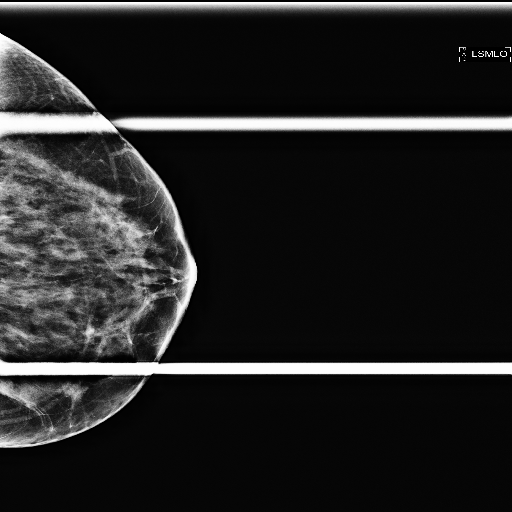
#> input picture Thu_nghiem_img/1511_764545189.png, 512 x 512 px, found by its file name
$ jupyter execute experian.ipynb   (older library calls are emulated)
#> lines starting #> are read from the running program, lines starting #| are printed output that depends on the picture; after the words box and inside, x2 and y2 are one past the last pixel; in counts of white or black regions, pixels touching at a corner belong together
### crop_image_for_you.py
import cv2
import pydicom
import numpy as np
from pydicom.pixel_data_handlers import apply_windowing
import imageio
import multiprocessing as mp
import glob
import os

from scipy import stats as sst
from scipy import stats as sst
def cat_tia_row(img, res):
    ## find sum pixel min col
    img_ori = res
#     img = img/255
    nb_row  = img.shape[0]
    ls = []
    for i in range(nb_row):
        x = np.sum(img[i, :])
        ls.append(x)
    ## xet left right
    vl = 5
    y1 = nb_row
    y2 = 0
    for i in range(int(nb_row/2), nb_row):
        if ls[i] <= vl:
            y1 = i
            break
    for i in reversed(range(int(nb_row/2))):
        if ls[i] <= vl:
            y2 = i
            break
    return img_ori[y2: y1, :]
def cat_tia_col(img, res):
    ## find sum pixel min col
    img_ori = res
#     img = img/255
    vl = np.sum(img[:, 0])
    nb_col  = img.shape[1]
    ls = []
    for i in range(nb_col):
        x = np.sum(img[:, i])
        vl = min(vl, x)
        ls.append(x)
#     print(ls)
    if vl > img.shape[0]/3:
#         print("No crop col")
        return img_ori
    ## xet left right

    ## vì sẽ có các giá trị tương tự nhau nên ta sẽ cộn một lượng phụ trợ vào vl
    vl += 10
    if (np.sum(img[:, 0: int(nb_col/2) ]) > np.sum(img[:, int(nb_col/2)+1 :  ])):
        L = 0
        for i in range(int(nb_col/4), nb_col):
            if ls[i] <= vl:
#                 print(f'Col = {i}, vl = {ls[i]}')
                img_ori = img_ori[:, : i]
                return img_ori
    else :
        L = 1
        lens =  list(range(nb_col))[int(nb_col/4): ]
        for i in reversed(lens):
            if ls[i] <= vl:
#                 print(f'Col = {i}, vl = {ls[i]}')
                img_ori = img_ori[:, i: ]
                return img_ori

    return img_ori
## show hist
def process_crop(img):
    # if len(img.shape) == 3: gray = cv2.cvtColor(img, cv2.COLOR_BGR2GRAY)
    # else: gray = img
    # gray =  cv2.GaussianBlur(gray, (7, 7), 0)
    # # img = cv2.threshold(img, 0, 255, cv2.THRESH_BINARY + cv2.THRESH_OTSU)[1]
    # image_gray = cv2.threshold(gray, 30, 255, cv2.THRESH_BINARY)[1]

    ####
#     print(img.shape)
    if len(img.shape)==3:
        gray = cv2.cvtColor(img, cv2.COLOR_BGR2GRAY)
    else : gray = img

    gray = cv2.GaussianBlur(gray, (7, 7), 0)
    level = sst.trim_mean(gray.flatten(), 0.1)
    image_gray = cv2.threshold(gray, level, 255, cv2.THRESH_BINARY)[1]

    imgcp = image_gray/255
    h, w = image_gray.shape
    if((h*w)-10 <= np.sum(imgcp)):

        image_gray = cv2.threshold(gray, 0, 255, cv2.THRESH_BINARY + cv2.THRESH_OTSU)[1]

    if((h*w)/2 >= np.sum(imgcp)):
        img = cat_tia_col(imgcp, img)
#         print(img)
        img = cat_tia_row(imgcp, img)
    img = cv2.resize(img, (512, 1024))
    try:
        img = cv2.cvtColor(img, cv2.COLOR_GRAY2RGB)
    except:
        img = img
    return img
f = open("demofile3.txt", "w")

class Process_Data():
    def __init__(self, df_main, head = 'train_images' ):
        self.df_main = df_main
        self.path = None
        self.head = head
        self.id = None

    # [21 lines left out: function set_path, not called in this run]

    def find_id_max(self, numLabels, labels, stats, centroids, thresh):
        idmax = 0
        total = np.sum(thresh)
        sum_pixel = total/4

        density_ar = total/(thresh.shape[0]*thresh.shape[1]);
        for i in range(0, numLabels):
            x = stats[i, cv2.CC_STAT_LEFT]
            y = stats[i, cv2.CC_STAT_TOP]
            w = stats[i, cv2.CC_STAT_WIDTH]
            h = stats[i, cv2.CC_STAT_HEIGHT]

            sums = np.sum(thresh[y:y+h, x : x+ w])
            density_e = sums/ ((y+h)* (x+w))
            if sum_pixel <= sums and density_e >= density_ar :
                idmax = i
                density_ar  = density_e
        return idmax

    def ConnectedComponents(self, image, size = (1024, 1024, 3) ):
        expen = 5
        if len(image.shape)==3: gray = cv2.cvtColor(image, cv2.COLOR_BGR2GRAY)
        else : gray = image
        gray = cv2.GaussianBlur(gray, (7, 7), 0)
        level = sst.trim_mean(gray.flatten(), 0.1)
        thresh = cv2.threshold(gray, level, 255, cv2.THRESH_BINARY)[1]

        numLabels, labels, stats, centroids = cv2.connectedComponentsWithStats(
                        thresh,
                        4,
                        cv2.CV_32S
        )
        idmax = self.find_id_max(numLabels, labels, stats, centroids, thresh)
        x = stats[idmax, cv2.CC_STAT_LEFT]
        y = stats[idmax, cv2.CC_STAT_TOP]
        w = stats[idmax, cv2.CC_STAT_WIDTH]
        h = stats[idmax, cv2.CC_STAT_HEIGHT]

        w_max =  image.shape[1]
        h_max =  image.shape[0] - 1

        thresh = thresh/255
        if (np.sum(thresh[:, 0: int(w_max/2) ]) < np.sum(thresh[:, int(w_max/2)+1 :  ])):

            new_image = image[y: y+h , max(0,x-expen) : ]
        else :
            new_image = image[y: y+h , : min(w_max, x + w+ expen)]
        new_image = cv2.resize(new_image, (512, 1024))
        return new_image

    # [62 lines left out: functions procees_dcm, get_info, save_image, resize_img, crop_image, crop_image_for_you and 2 more, not called in this run]
        # self.crop_image()
    def my_method(self, ls):
        with mp.Pool(12) as p:
            p.map(self.process1, ls)


### experian.ipynb
[cell 1]
# !pip install -qU python-gdcm pydicom pylibjpeg
# !pip install -U pylibjpeg-libjpeg -v
# !pip install pylibjpeg pylibjpeg-libjpeg pylibjpeg-openjpeg
# !pip install pydicom

# import include nesscessaryz
import cv2
from PIL import Image, ImageOps
import argparse
import os
import glob
import matplotlib.pyplot as plt
import multiprocessing as mp
from joblib import Parallel, delayed
import pydicom
import time
import numpy as np
import torch
import random
import pandas as pd
from pydicom.pixel_data_handlers import apply_windowing
import imageio
import time
import shutil

[cell 2]
img_origin1 = cv2.imread(r"D:\OneDrive - Industrial University of HoChiMinh City\WORKBASE\Project-rsna-breast-cancer-detection\Notebook_code\Thu_nghiem_img\1511_764545189.png")
#> img_origin1 is the input picture: shape (512, 512, 3); min 0, max 255, mean 36.7
img_origin2 = cv2.imread(r"D:\OneDrive - Industrial University of HoChiMinh City\WORKBASE\Project-rsna-breast-cancer-detection\Notebook_code\Thu_nghiem_img\294_1091299886.png")
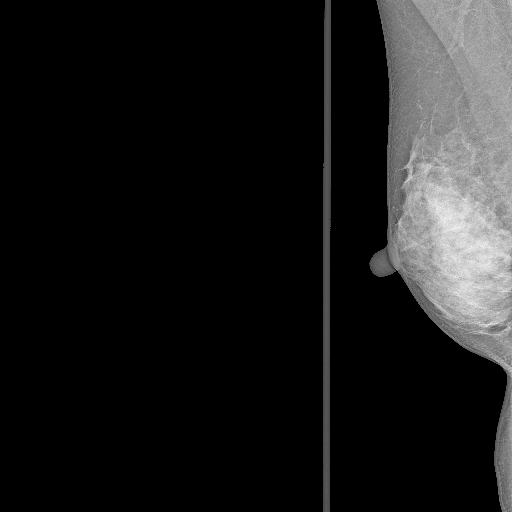
#> input picture Thu_nghiem_img/294_1091299886.png, 512 x 512 px, found by its file name
#> img_origin2 is the input picture: shape (512, 512, 3); min 0, max 244, mean 26.6
img_origin3 = cv2.imread(r"D:\OneDrive - Industrial University of HoChiMinh City\WORKBASE\Project-rsna-breast-cancer-detection\Notebook_code\Thu_nghiem_img\s1.png")
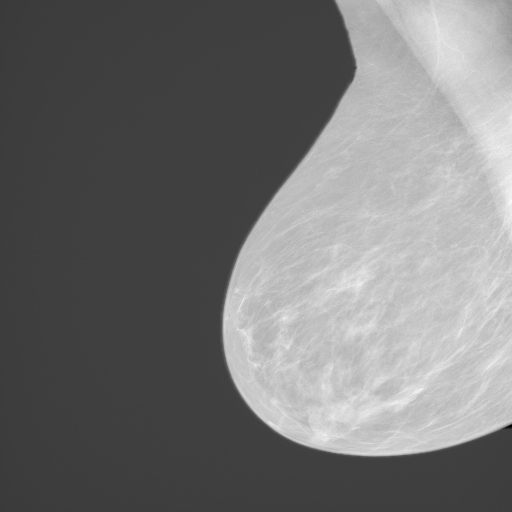
#> input picture Thu_nghiem_img/s1.png, 512 x 512 px, found by its file name
#> img_origin3 is the input picture: shape (512, 512, 3); min 0, max 253, mean 116

###

# Phân tích các cách chọn ngưỡng

##  Ngưỡng theo adapted

[cell 3]
#  Ngưỡng theo adapted
def adap(img):
    gray = cv2.cvtColor(img, cv2.COLOR_BGR2GRAY)
    blurred = cv2.GaussianBlur(gray, (7, 7), 0)

    adap_thresh = cv2.adaptiveThreshold(
    blurred, 255, cv2.ADAPTIVE_THRESH_GAUSSIAN_C, cv2.THRESH_BINARY, 11, 3)
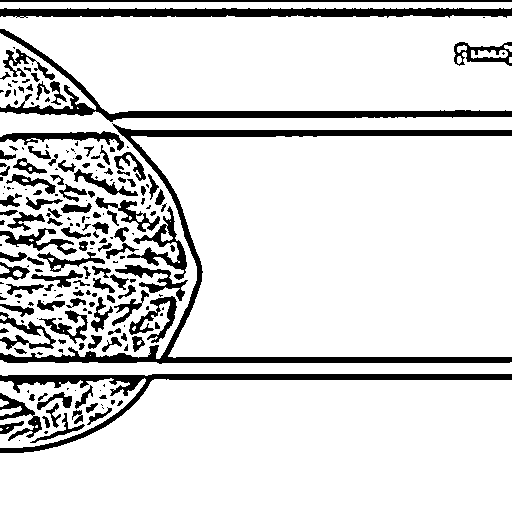
#> adap_thresh: shape (512, 512); 85.3% white; 208 black regions (90 under 20 px), largest, box (x1, y1, x2, y2) and area: (0, 123, 512, 364) 7174, (0, 374, 512, 453) 4331, (0, 29, 512, 122) 4249
    return adap_thresh

fig, axis = plt.subplots(1, 3, figsize=(10, 5))
axis.flatten()

axis[0].imshow(adap(img_origin1).astype(np.float32))
axis[1].imshow(adap(img_origin2).astype(np.float32))
#> in adap (call 2), `adap_thresh = cv2.adaptiveThreshold( blurred, 255, cv2.ADAPTIVE_THRESH..`: adap_thresh: shape (512, 512); 95.5% white; 321 black regions (250 under 20 px), largest, box (x1, y1, x2, y2) and area: (365, 0, 508, 512) 2794, (319, 0, 325, 512) 2054, (330, 0, 335, 512) 2052
axis[2].imshow(adap(img_origin3).astype(np.float32))
#> in adap (call 3), `adap_thresh = cv2.adaptiveThreshold( blurred, 255, cv2.ADAPTIVE_THRESH..`: adap_thresh: shape (512, 512); 97.9% white; 289 black regions (275 under 20 px), largest, box (x1, y1, x2, y2) and area: (217, 0, 512, 462) 3911, (488, 286, 502, 303) 57, (411, 391, 427, 403) 48
# adap(img_origin1).astype(np.float32)

[cell 4]
from scipy import stats as sst

[cell 5]
def trimmed_mean(img):
    gray = cv2.cvtColor(img, cv2.COLOR_BGR2GRAY)
    blurred = cv2.GaussianBlur(gray, (7, 7), 0)
    level = sst.trim_mean(blurred.flatten(), 0.1)
#> level = 21.42
    ret, thresh_binary = cv2.threshold(blurred, level, 255, cv2.THRESH_BINARY)
#> thresh_binary: shape (512, 512); 29% white; 5 white regions (1 under 20 px), largest, box (x1, y1, x2, y2) and area: (0, 32, 512, 450) 67946, (0, 0, 512, 15) 7680, (470, 45, 512, 63) 365, (457, 45, 467, 63) 117
#> ret = 21

    return thresh_binary

fig, axis = plt.subplots(1, 3, figsize=(10, 5))
axis.flatten()

axis[0].imshow(trimmed_mean(img_origin1).astype(np.float32))
axis[1].imshow(trimmed_mean(img_origin2).astype(np.float32))
#> in trimmed_mean (call 2), `ret, thresh_binary = cv2.threshold(blurred, level, 255, cv2.THRESH_BIN..`: thresh_binary: shape (512, 512); 18.8% white; 2 white regions, box (x1, y1, x2, y2) and area: (368, 0, 512, 512) 44489, (322, 0, 332, 512) 4674
axis[2].imshow(trimmed_mean(img_origin3).astype(np.float32))
#> in trimmed_mean (call 3), `ret, thresh_binary = cv2.threshold(blurred, level, 255, cv2.THRESH_BIN..`: thresh_binary: shape (512, 512); 39.7% white; 1 white region, box (x1, y1, x2, y2) and area: (222, 0, 512, 457) 104161

[cell 6]
def trimmed_median(img):
    gray = cv2.cvtColor(img, cv2.COLOR_BGR2GRAY)
    blurred = cv2.GaussianBlur(gray, (7, 7), 0)
    level = np.median(blurred.flatten(), axis=0)
#> level = 7
    print(level)
#| 7.0
    ret, thresh_binary = cv2.threshold(blurred, level, 255, cv2.THRESH_BINARY)
#> thresh_binary: shape (512, 512); 31.8% white; 22 white regions (12 under 20 px), largest, box (x1, y1, x2, y2) and area: (0, 31, 512, 450) 72269, (0, 0, 512, 20) 9988, (470, 44, 512, 65) 472
#> ret = 7

    return thresh_binary

fig, axis = plt.subplots(1, 3, figsize=(10, 5))
axis.flatten()

axis[0].imshow(trimmed_median(img_origin1).astype(np.float32))
axis[1].imshow(trimmed_median(img_origin2).astype(np.float32))
#| 0.0
#> in trimmed_median (call 2), `ret, thresh_binary = cv2.threshold(blurred, level, 255, cv2.THRESH_BIN..`: thresh_binary: shape (512, 512); 19.9% white; 2 white regions, box (x1, y1, x2, y2) and area: (366, 0, 512, 512) 45393, (320, 0, 334, 512) 6716
axis[2].imshow(trimmed_median(img_origin3).astype(np.float32))
#> in trimmed_median (call 3), `level = np.median(blurred.flatten(), axis=0)`: level = 64
#| 64.0
#> in trimmed_median (call 3), `ret, thresh_binary = cv2.threshold(blurred, level, 255, cv2.THRESH_BIN..`:
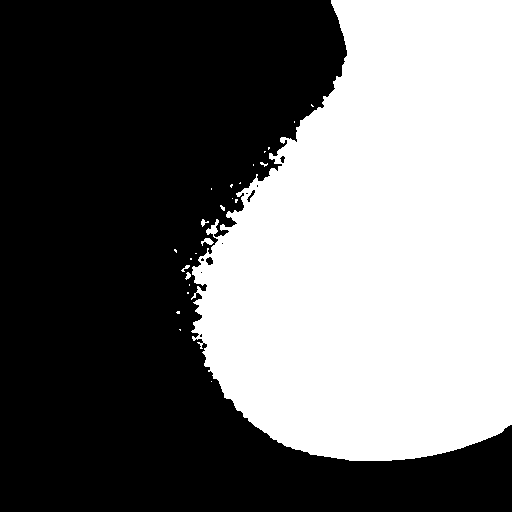
#> thresh_binary: shape (512, 512); 43.7% white; 25 white regions (20 under 20 px), largest, box (x1, y1, x2, y2) and area: (191, 0, 512, 461) 114287, (201, 238, 214, 246) 56, (201, 219, 209, 227) 30, (185, 272, 191, 280) 28, (181, 265, 190, 272) 26

## Phân phối pixel theo cột

[cell 7]
def distributed_columns(img):
    gray = cv2.cvtColor(img, cv2.COLOR_BGR2GRAY)
    blurred = cv2.GaussianBlur(gray, (7, 7), 0)
    level = sst.trim_mean(blurred.flatten(), 0.1)
#> level = 21.42
    ret, thresh_binary = cv2.threshold(blurred, level, 255, cv2.THRESH_BINARY)
#> ret = 21
    h, w = thresh_binary.shape
#> h = 512; w = 512
    print(thresh_binary.shape)
#| (512, 512)
    thresh_binary = thresh_binary/255
    ls = []
    for i in range(w):
        x = np.sum(thresh_binary[:, i])
        ls.append(x)
#> this loop made 512 passes
#> x on passes 1 to 3: 433, 433, 433
#> after the loop, ls = 512 values, max 433 at index 0, min 48 at index 199, mean 148.7
    # plt.bar(list(range(len(ls))), ls)
    return ls
# ls = distributed_columns(img_origin1)
# plt.bar(list(range(len(ls))), ls)
l1 = distributed_columns(img_origin1)
#> l1 has the same summary as ls in distributed_columns
l2 = distributed_columns(img_origin2)
#| (512, 512)
#> l2 = 512 values, max 512 at index 324, min 0 at index 0, mean 96.02
l3 = distributed_columns(img_origin3)
#| (512, 512)
#> l3 = 512 values, max 457 at index 361, min 0 at index 0, mean 203.4
fig, axis = plt.subplots(1, 3, figsize=(10, 5))
axis.flatten()
axis[0].bar(list(range(len(l1))), l1)
axis[1].bar(list(range(len(l2))), l2)
axis[2].bar(list(range(len(l3))), l3)
# axis[2].imshow(distributed_columns(img_origin3))
# print(ls)
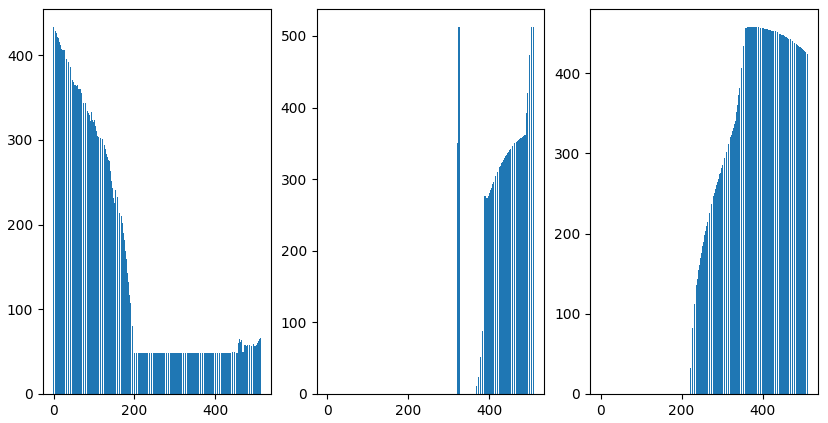
#> figure drawn by matplotlib, 3 panels

[cell 8]
def distributed_row(img):
    gray = cv2.cvtColor(img, cv2.COLOR_BGR2GRAY)
    blurred = cv2.GaussianBlur(gray, (7, 7), 0)
    level = sst.trim_mean(blurred.flatten(), 0.1)
#> level = 21.42
    ret, thresh_binary = cv2.threshold(blurred, level, 255, cv2.THRESH_BINARY)
#> ret = 21
    h, w = thresh_binary.shape
#> h = 512; w = 512
    print(thresh_binary.shape)
#| (512, 512)
    thresh_binary = thresh_binary/255
    ls = []
    for i in range(h):
        x = np.sum(img[i, :])
        ls.append(x)
#> this loop made 512 passes
#> x on passes 1 to 3: 0, 0, 389844
#> after the loop, ls = 512 values, max 390144 at index 365, min 0 at index 0, mean 56381.7
    # plt.bar(list(range(len(ls))), ls)
    return ls
# ls = distributed_columns(img_origin1)
# plt.bar(list(range(len(ls))), ls)
l1 = distributed_row(img_origin1)
#> l1 has the same summary as ls in distributed_row
l2 = distributed_row(img_origin2)
#| (512, 512)
#> the loop in distributed_row (call 2), `for i in range(h):` made 512 passes
#> x on passes 1 to 3: 62475, 61719, 61320
#> l2 = 512 values, max 74388 at index 260, min 3216 at index 382, mean 40917.2
l3 = distributed_row(img_origin3)
#| (512, 512)
#> l3 = 512 values, max 217188 at index 329, min 94095 at index 511, mean 178131.1
fig, axis = plt.subplots(1, 3, figsize=(10, 5))
axis.flatten()
axis[0].bar(list(range(len(l1))), l1)
axis[1].bar(list(range(len(l2))), l2)
axis[2].bar(list(range(len(l3))), l3)
# axis[2].imshow(distributed_columns(img_origin3))
# print(ls)
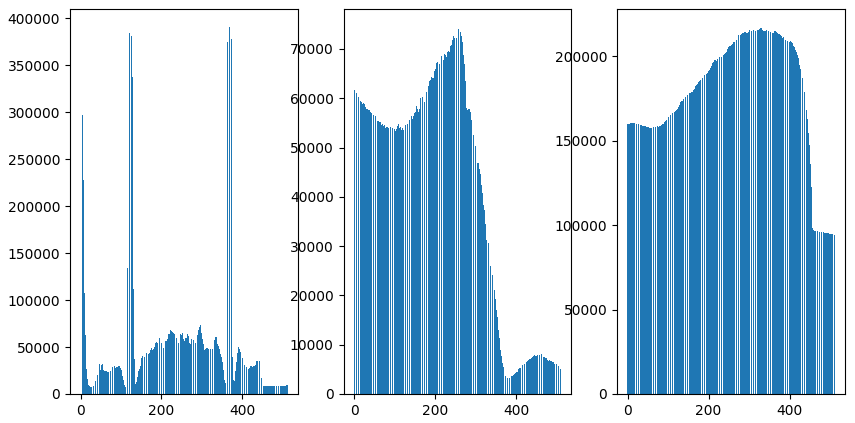
#> figure drawn by matplotlib, 3 panels; panel 2: tallest bar 74388 high, from x = 259.6 to 260.4; panel 3: tallest bar 217188 high, from x = 328.6 to 329.4

[cell 9]
from crop_image_for_you import *

[cell 10]
fig, axis = plt.subplots(1, 3, figsize=(10, 5))
axis.flatten()

axis[0].imshow(process_crop(img_origin1))
#> in process_crop, `level = sst.trim_mean(gray.flatten(), 0.1)`: level = 21.42
#> in cat_tia_col, `vl = np.sum(img[:, 0])`: vl = 433
#> the loop in cat_tia_col, `for i in range(nb_col):` made 512 passes
#> (x, vl) on passes 1 to 3: (433, 433), (433, 433), (433, 433)
#> after the loop in cat_tia_col, `for i in range(nb_col):`: ls = 512 values, max 433 at index 0, min 48 at index 199, mean 148.7
#> in cat_tia_col, `vl += 10`: vl = 58
#> after the loop in cat_tia_col, `for i in range(int(nb_col/4), nb_col):`:
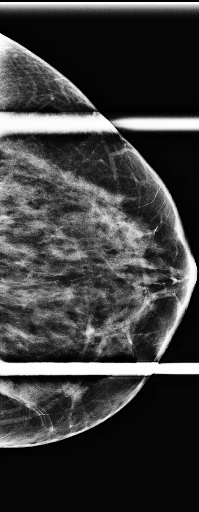
#> img_ori: shape (512, 199, 3); min 0, max 254, mean 62
#> the loop in cat_tia_row, `for i in range(nb_row):` made 512 passes
#> x on passes 1 to 3: 512, 512, 512
#> after the loop in cat_tia_row, `for i in range(nb_row):`: ls = 512 values, max 512 at index 0, min 0 at index 15, mean 148.7
#> in process_crop, `img = cv2.resize(img, (512, 1024))`:
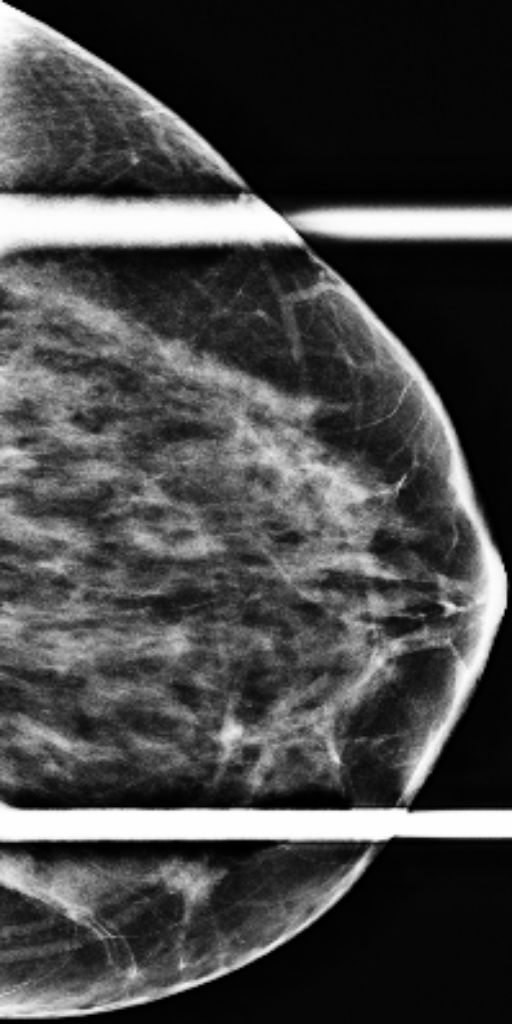
#> img: shape (1024, 512, 3); min 0, max 254, mean 70.8
axis[1].imshow(process_crop(img_origin2))
axis[2].imshow(process_crop(img_origin3))
#> after the loop in cat_tia_col (call 3), `for i in reversed(lens):`:
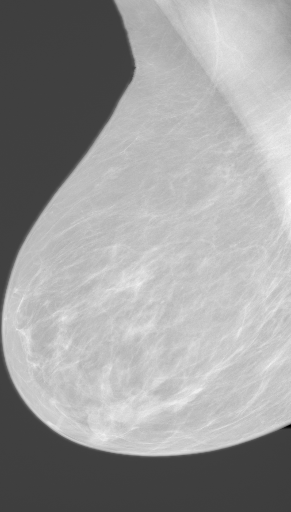
#> img_ori: shape (512, 291, 3); min 0, max 253, mean 156.4

[cell 11]
fig, axis = plt.subplots(1, 3, figsize=(10, 5))
axis.flatten()
ds = Process_Data(None)
axis[0].imshow(ds.ConnectedComponents(img_origin1))
#> in ConnectedComponents, `numLabels, labels, stats, centroids = cv2.connectedComponentsWithStats..`: labels: shape (512, 512) int32; 6 distinct labels, from 0 to 5
axis[1].imshow(ds.ConnectedComponents(img_origin2))
#> call 2 of ConnectedComponents, with size = (1024, 1024, 3)
#> in ConnectedComponents (call 2), `numLabels, labels, stats, centroids = cv2.connectedComponentsWithStats..`: labels: shape (512, 512) int32; 3 distinct labels, from 0 to 2
#> in ConnectedComponents (call 2), `new_image = cv2.resize(new_image, (512, 1024))`:
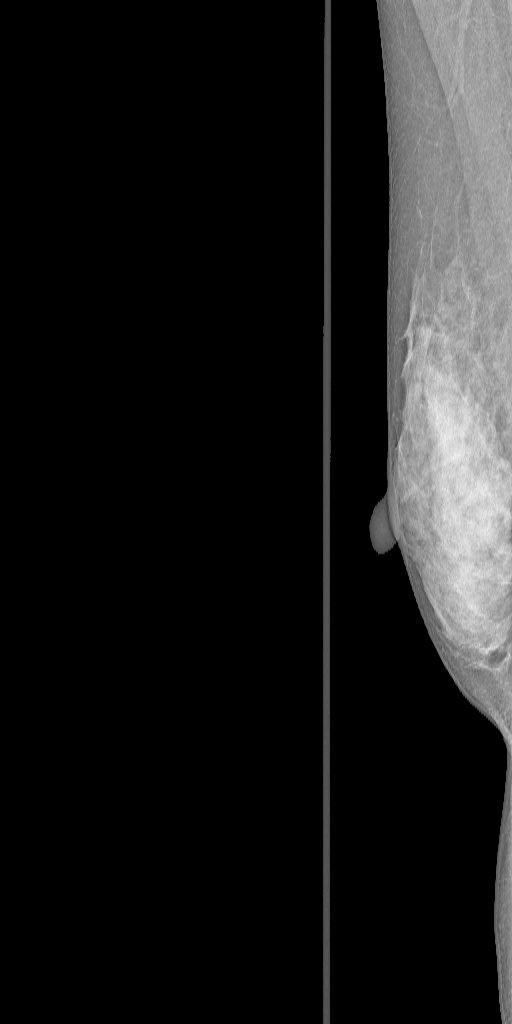
#> new_image: shape (1024, 512, 3); min 0, max 241, mean 26.7
axis[2].imshow(ds.ConnectedComponents(img_origin3))
